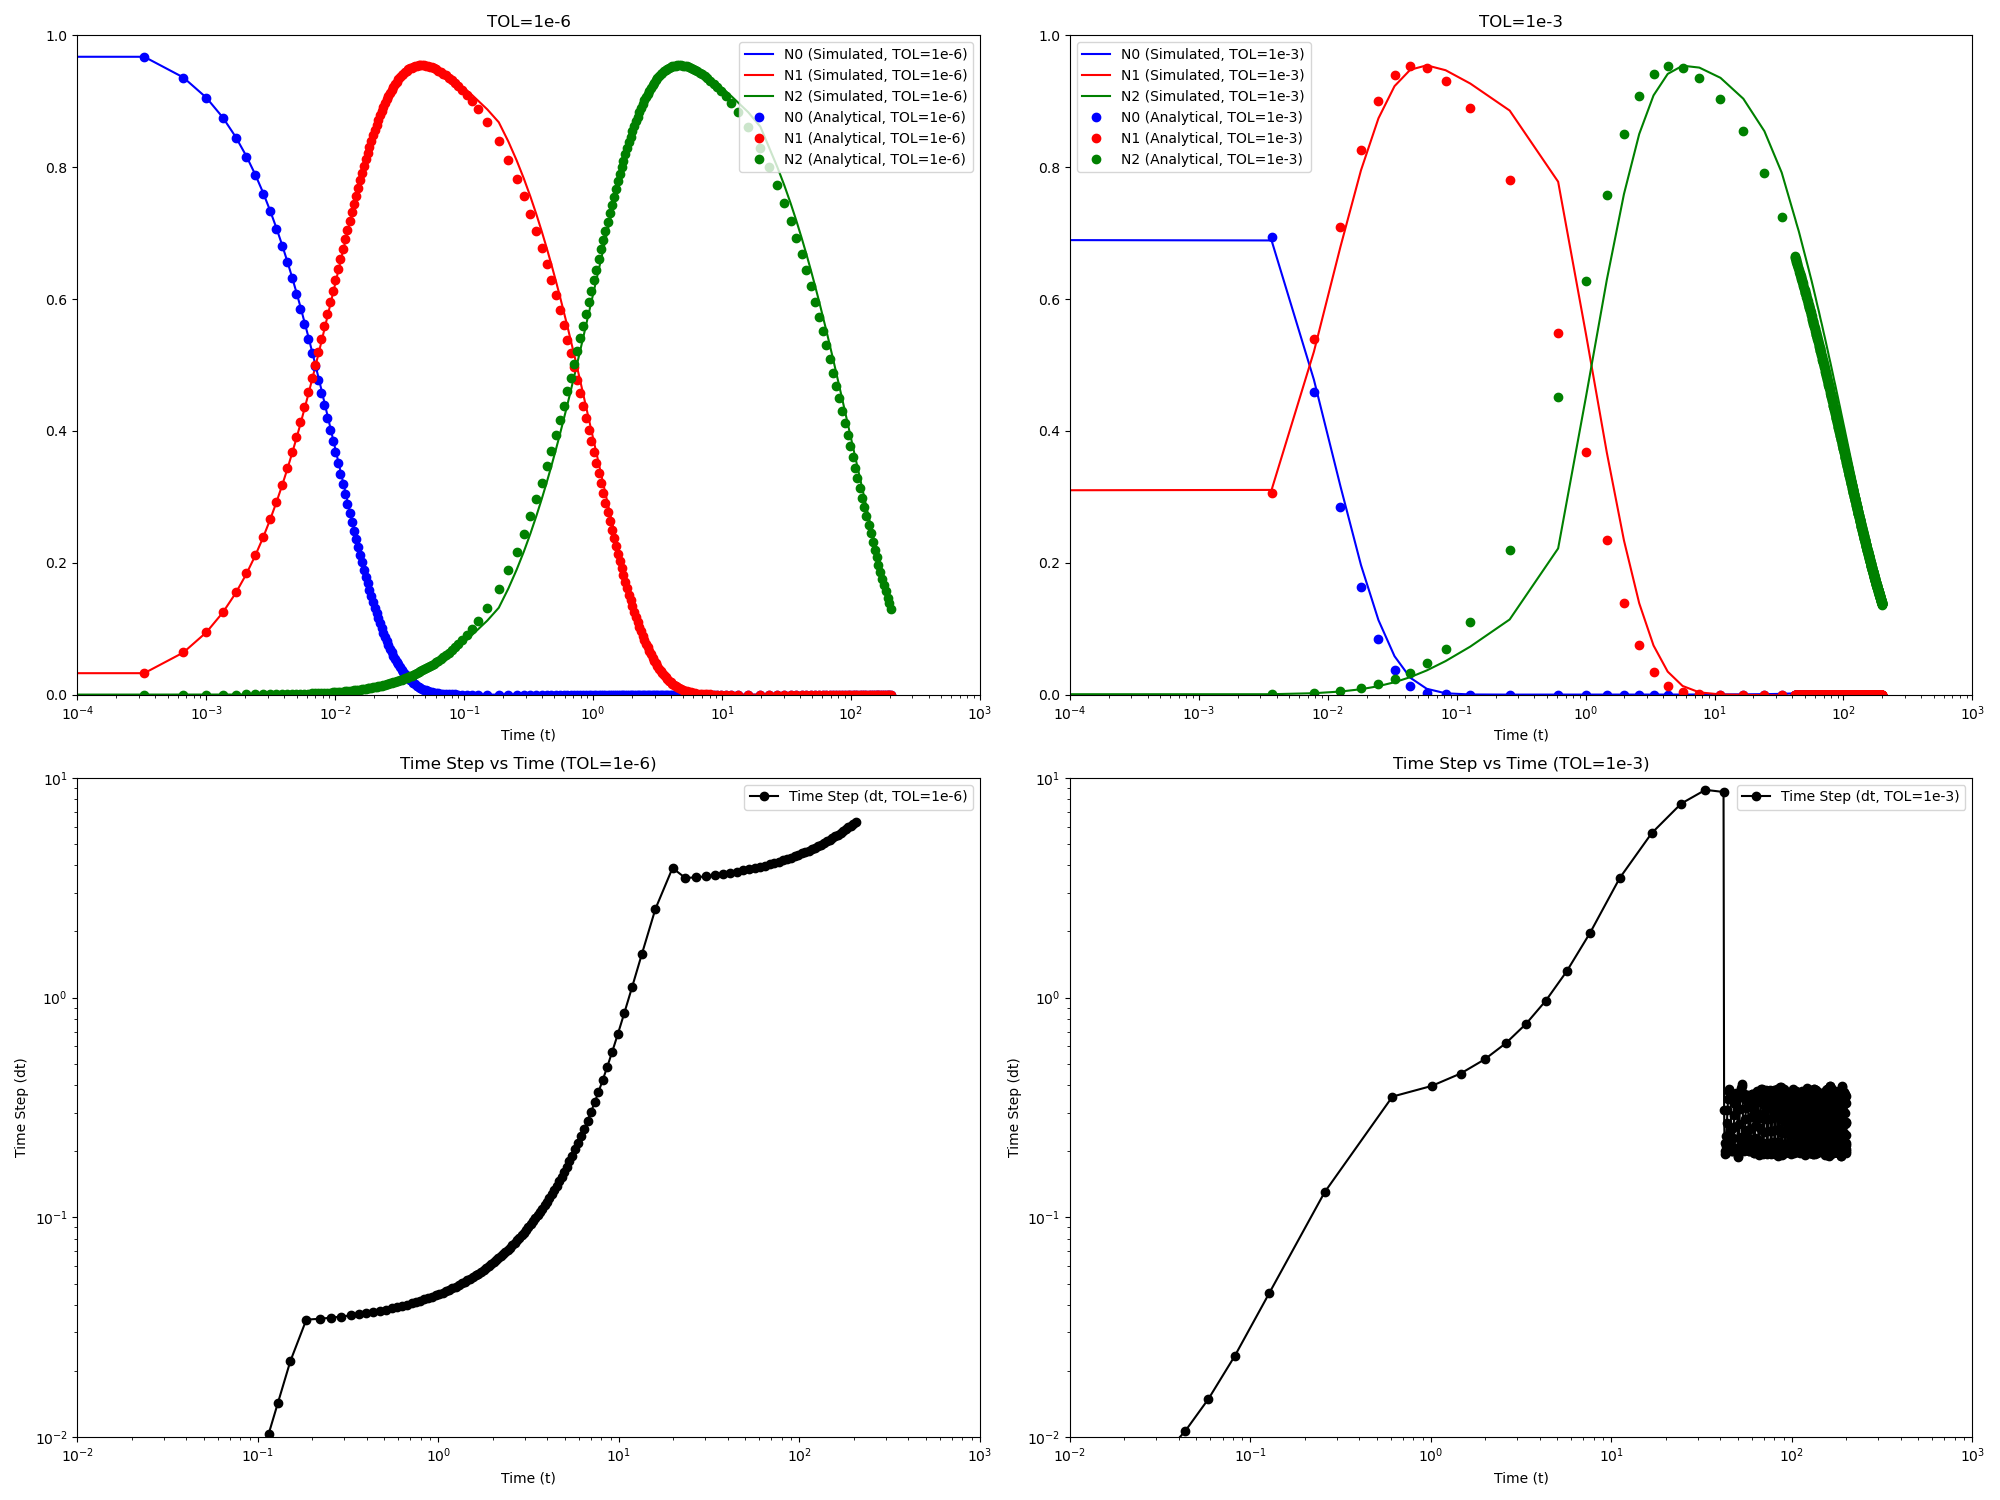

Generate this figure with Python:
import pandas as pd
import matplotlib.pyplot as plt

df1 = pd.read_csv("../data/task3/test2.csv")
df2 = pd.read_csv("../data/task3/test3.csv")

#  N values plot for TOL2
t1 = df1["t"]
N0_1 = df1["N0"]
N1_1 = df1["N1"]
N2_1 = df1["N2"]
N0_analitical_1 = df1["N0_analytical"]
N1_analitical_1 = df1["N1_analytical"]
N2_analitical_1 = df1["N2_analytical"]

fig, ax = plt.subplots(nrows = 2, ncols = 2, figsize=(20, 15))

ax[0,0].plot(t1, N0_1, label='N0 (Simulated, TOL=1e-6)', color='blue')
ax[0,0].plot(t1, N1_1, label='N1 (Simulated, TOL=1e-6)', color='red')
ax[0,0].plot(t1, N2_1, label='N2 (Simulated, TOL=1e-6)', color='green')
ax[0,0].plot(t1, N0_analitical_1, 'o', label='N0 (Analytical, TOL=1e-6)', color='blue')
ax[0,0].plot(t1, N1_analitical_1, 'o', label='N1 (Analytical, TOL=1e-6)', color='red')
ax[0,0].plot(t1, N2_analitical_1, 'o', label='N2 (Analytical, TOL=1e-6)', color='green')
ax[0,0].set_title('TOL=1e-6')
ax[0,0].set_xlabel('Time (t)')
ax[0,0].set_xscale('log')
ax[0,0].set_xlim(1e-4, 1e3)
ax[0,0].set_ylim(0, 1)
ax[0,0].legend()

#  N values plot for TOL3
t2 = df2["t"]
N0_2 = df2["N0"]
N1_2 = df2["N1"]
N2_2 = df2["N2"]
N0_analitical_2 = df2["N0_analytical"]
N1_analitical_2 = df2["N1_analytical"]
N2_analitical_2 = df2["N2_analytical"]

ax[0,1].plot(t2, N0_2, label='N0 (Simulated, TOL=1e-3)', color='blue')
ax[0,1].plot(t2, N1_2, label='N1 (Simulated, TOL=1e-3)', color='red')
ax[0,1].plot(t2, N2_2, label='N2 (Simulated, TOL=1e-3)', color='green')
ax[0,1].plot(t2, N0_analitical_2, 'o', label='N0 (Analytical, TOL=1e-3)', color='blue')
ax[0,1].plot(t2, N1_analitical_2, 'o', label='N1 (Analytical, TOL=1e-3)', color='red')
ax[0,1].plot(t2, N2_analitical_2, 'o', label='N2 (Analytical, TOL=1e-3)', color='green')
ax[0,1].set_title('TOL=1e-3')
ax[0,1].set_xlabel('Time (t)')
ax[0,1].set_xscale('log')
ax[0,1].set_xlim(1e-4, 1e3)
ax[0,1].set_ylim(0, 1)
ax[0,1].legend()

# time step plot for TOL2
dt1 = t1.diff().dropna()
ax[1,0].plot(t1.iloc[1:], dt1, label='Time Step (dt, TOL=1e-6)', color='black', marker='o', linestyle='-')
ax[1,0].set_title('Time Step vs Time (TOL=1e-6)')
ax[1,0].set_xlabel('Time (t)')
ax[1,0].set_ylabel('Time Step (dt)')
ax[1,0].set_xscale('log')
ax[1,0].set_yscale('log')
ax[1,0].set_xlim(1e-2, 1e3)
ax[1,0].set_ylim(1e-2, 1e1)
ax[1,0].legend()

# time step plot for TOL3
dt2 = t2.diff().dropna()
ax[1,1].plot(t2.iloc[1:], dt2, label='Time Step (dt, TOL=1e-3)', color='black', marker='o', linestyle='-')
ax[1,1].set_title('Time Step vs Time (TOL=1e-3)')
ax[1,1].set_xlabel('Time (t)')
ax[1,1].set_ylabel('Time Step (dt)')
ax[1,1].set_xscale('log')
ax[1,1].set_yscale('log')
ax[1,1].set_xlim(1e-2, 1e3)
ax[1,1].set_ylim(1e-2, 1e1)
ax[1,1].legend()
plt.tight_layout()
plt.savefig("../plots/plot3.png")
plt.close()
